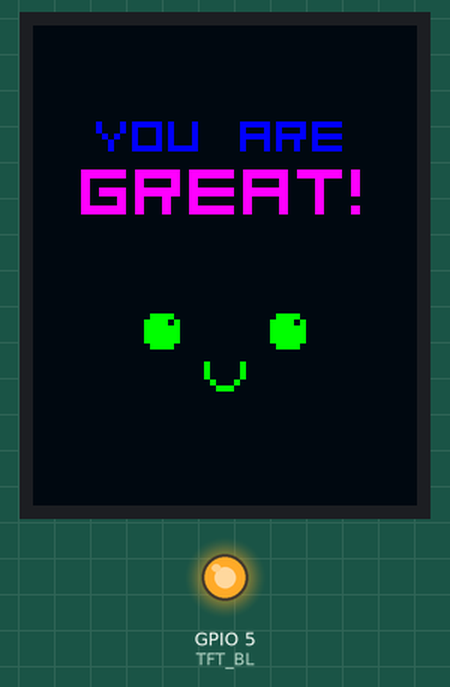
This sketch was run on a simulated ESP32. Shown: 128×160 colour display, output pins drawn as LEDs (lit = HIGH). What the sketch prints to the serial monitor is not drawn.

Above: at 1.5 s.

The sketch:

01-ST7735.ino
```cpp
#include <SPI.h>
#include <Adafruit_GFX.h>
#include <Adafruit_ST7735.h>
#include <Fonts/Org_01.h>

// === 1.8 Inch TFT 128×160 ===
/* === SPI ===
 * TFT        ESP32
 * LED    --> GPIO 5
 * SCK    --> GPIO 18
 * SDA    --> GPIO 23
 * A0(DC) --> GPIO 2
 * RST    --> GPIO 4
 * CS     --> GPIO 15
 * GND    --> GND
 * VCC    --> 3V3
 */

#define LANDSCAPE false
#define FLIP true
#define BRIGHTNESS 255 // === [0, 255] ===
#define TFT_BL 5	   // === backlight pin ===
#define TFT_DC 2	   // === data/command pin ===
#define TFT_RST 4	   // === reset pin ===
#define TFT_CS 15	   // === chip select pin ===
#define TFT_MS 250	   // === delay before initializing the display ===
Adafruit_ST7735 tft = Adafruit_ST7735(TFT_CS, TFT_DC, TFT_RST);

void background(uint16_t color)
{
	tft.fillScreen(color);
}

uint16_t rgb(uint8_t r, uint8_t g, uint8_t b)
{
	return tft.color565(r, g, b);
}

void clearDisplay()
{
	tft.fillScreen(ST77XX_BLACK);
}

void backlight(int brightness)
{
	int val = constrain(brightness, 0, 255);
	analogWrite(TFT_BL, val);
}

void backlightOff()
{
	digitalWrite(TFT_BL, 0);
}

void backlightOn()
{
	backlight(BRIGHTNESS);
}

void setupTFT()
{
	pinMode(TFT_BL, OUTPUT);
	backlight(BRIGHTNESS);
	delay(TFT_MS);
	tft.initR(INITR_BLACKTAB);

	int rotate = 0;
	if (LANDSCAPE && FLIP)
		rotate = 3;
	else if (FLIP)
		rotate = 2;
	else if (LANDSCAPE)
		rotate = 1;
	tft.setRotation(rotate);

	clearDisplay();
	Serial.println(F("✅ TFT OK"));
}

// === === === === === === === === === === ===

void setupSerial()
{
	Serial.begin(9600);
	for (int i = 0; i < 10; i++)
	{
		delay(100);
		Serial.println(F("."));
	}
	Serial.println(F("✅ Serial OK"));
}

void demo()
{
	static const unsigned char PROGMEM ICON_SMILE[] = {0x00, 0x00, 0x00, 0x00, 0x00, 0x00, 0x00, 0x00, 0x00, 0x00, 0x00, 0x00, 0x00, 0x00, 0x00, 0x00, 0x0f, 0xf0, 0x00, 0x00, 0x00, 0x03, 0xfc, 0x00, 0x0f, 0xf0, 0x00, 0x00, 0x00, 0x03, 0xfc, 0x00, 0x3f, 0xcc, 0x00, 0x00, 0x00, 0x0f, 0xf3, 0x00, 0x3f, 0xcc, 0x00, 0x00, 0x00, 0x0f, 0xf3, 0x00, 0x3f, 0xfc, 0x00, 0x00, 0x00, 0x0f, 0xff, 0x00, 0x3f, 0xfc, 0x00, 0x00, 0x00, 0x0f, 0xff, 0x00, 0x3f, 0xfc, 0x00, 0x00, 0x00, 0x0f, 0xff, 0x00, 0x3f, 0xfc, 0x00, 0x00, 0x00, 0x0f, 0xff, 0x00, 0x3f, 0xfc, 0x00, 0x00, 0x00, 0x0f, 0xff, 0x00, 0x3f, 0xfc, 0x00, 0x00, 0x00, 0x0f, 0xff, 0x00, 0x0f, 0xf0, 0x00, 0x00, 0x00, 0x03, 0xfc, 0x00, 0x0f, 0xf0, 0x00, 0x00, 0x00, 0x03, 0xfc, 0x00, 0x00, 0x00, 0x00, 0x00, 0x00, 0x00, 0x00, 0x00, 0x00, 0x00, 0x00, 0x00, 0x00, 0x00, 0x00, 0x00, 0x00, 0x00, 0x00, 0x00, 0x00, 0x00, 0x00, 0x00, 0x00, 0x00, 0x00, 0x00, 0x00, 0x00, 0x00, 0x00, 0x00, 0x00, 0x03, 0x00, 0x30, 0x00, 0x00, 0x00, 0x00, 0x00, 0x03, 0x00, 0x30, 0x00, 0x00, 0x00, 0x00, 0x00, 0x03, 0x00, 0x30, 0x00, 0x00, 0x00, 0x00, 0x00, 0x03, 0x00, 0x30, 0x00, 0x00, 0x00, 0x00, 0x00, 0x03, 0x00, 0x30, 0x00, 0x00, 0x00, 0x00, 0x00, 0x03, 0x00, 0x30, 0x00, 0x00, 0x00, 0x00, 0x00, 0x00, 0xc0, 0xc0, 0x00, 0x00, 0x00, 0x00, 0x00, 0x00, 0xc0, 0xc0, 0x00, 0x00, 0x00, 0x00, 0x00, 0x00, 0x3f, 0x00, 0x00, 0x00, 0x00, 0x00, 0x00, 0x00, 0x3f, 0x00, 0x00, 0x00, 0x00};

	background(rgb(6, 10, 20));
	tft.setTextWrap(false);
	tft.setTextColor(rgb(0, 0, 255));
	tft.setTextSize(2);
	tft.setFont(&Org_01);
	tft.setCursor(21, 40);
	tft.print(F("YOU ARE"));

	tft.setTextColor(rgb(255, 0, 255));
	tft.setTextSize(3);
	tft.setCursor(16, 60);
	tft.print(F("GREAT!"));

	tft.drawBitmap(35, 94, ICON_SMILE, 58, 28, rgb(0, 255, 0));
}

void setup()
{
	setupSerial();
	setupTFT();
	demo();
}

void loop()
{
}
```
